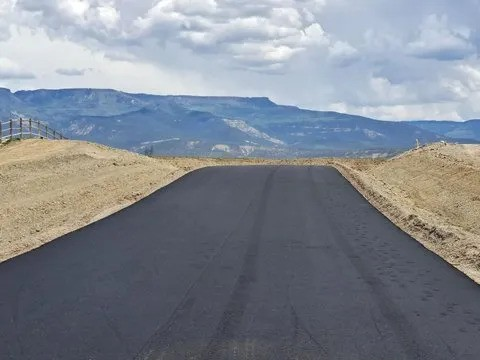
#> input picture street.jpg, 480 x 360 px, found by its file name
$ jupyter execute kmeans_image_segmentation.ipynb
#> lines starting #> are read from the running program, lines starting #| are printed output that depends on the picture
# K means Segmentation

[cell 1]
import cv2
import matplotlib.pyplot as plt
import numpy as np

[cell 2]
image = cv2.imread('street.jpg')
#> image is the input picture: shape (360, 480, 3); mean B, G, R 144, 135, 129.1

[cell 3]
# BGR to RGB

image = cv2.cvtColor(image, cv2.COLOR_BGR2RGB)
plt.imshow(image)

[cell 4]
image.shape
#> Out = (360, 480, 3)

[cell 5]
image = cv2.GaussianBlur(image, (3,3),0)

[cell 6]
pixel_values = image.reshape((-1,3))

[cell 7]
pixel_values = np.float32(pixel_values)
pixel_values

[cell 8]
criteria = (cv2.TERM_CRITERIA_EPS + cv2.TERM_CRITERIA_MAX_ITER , 100 , 0.75)

[cell 9]
# retvals are the distances between the pixel and the centriods the smaller the better
# 10 attempts to initialize the random centriods
k=3
retvals , labels ,centers = cv2.kmeans(pixel_values, k , None , criteria , 10, cv2.KMEANS_RANDOM_CENTERS)
#> retvals = 167607560.4; centers = [[141.7, 146.6, 147.5], [192.7, 203.1, 216.2], [78.45, 81.77, 93.27]]

[cell 10]
# converting the centeral pixel values of the cluters from float to int
# to be able to correctly represent the color as rgb is from 0 to 255
centers = np.uint8(centers)
#> centers = [[141, 146, 147], [192, 203, 216], [78, 81, 93]]
print(centers) # color of each centriod
#| [[141 146 147]
#|  [192 203 216]
#|  [ 78  81  93]]

[cell 11]
print(labels) # the cluster that each pixel belongs to
#> (printed output is left out)

[cell 12]
segmented_data = centers[labels.flatten()] # want to match the color of the pixel based on the cluster it belongs to
segmented_data

[cell 13]
segmented_image = segmented_data.reshape(image.shape)
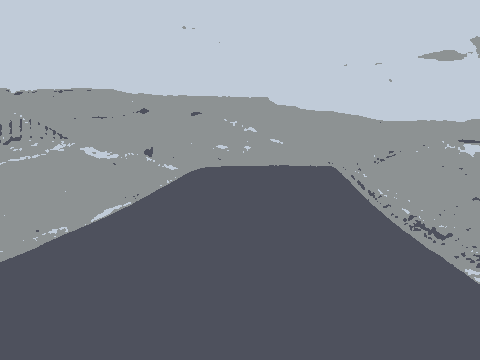
#> segmented_image: shape (360, 480, 3); mean R, G, B 128.6, 134.4, 143.7
plt.imshow(segmented_image)
